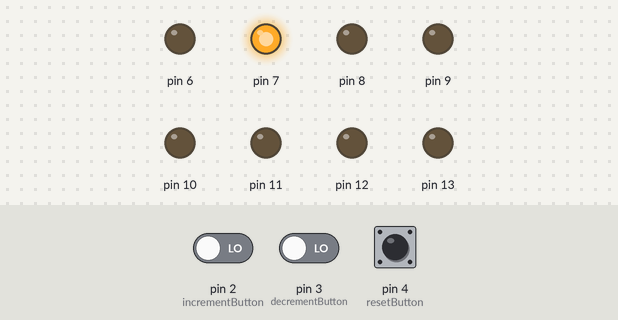
Bench run of a sketch on a simulated Arduino Uno, built with avr-gcc and run on an emulated ATmega328P. Parts: output pins drawn as LEDs (lit = HIGH). Inputs (shaded band) come from the test bench; at power-on: pin 4 (resetButton) LOW, pin 2 (incrementButton) LOW, pin 3 (decrementButton) LOW.

Above: at 6.8 s.
6.9 s: pin 4 (resetButton) pulled HIGH for 3 s
At 10.4 s:
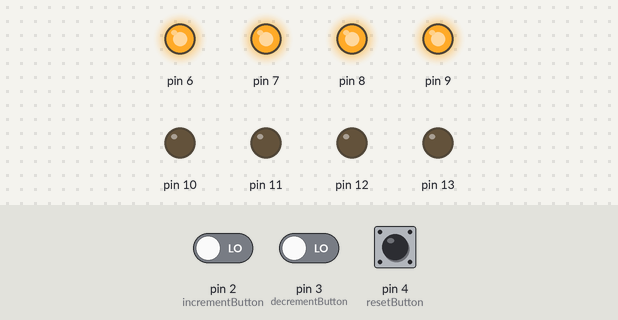
At 42.8 s:
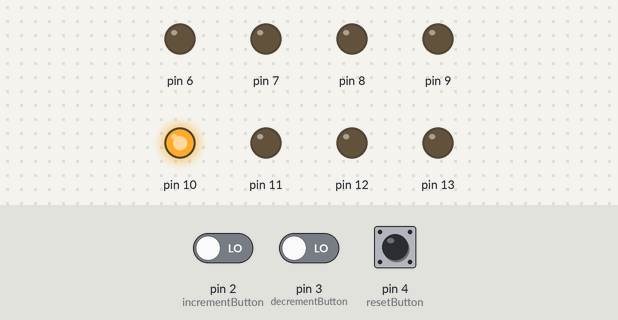
Timing chart, 0 to 49.5 s (numbered marks = the images above; inputs shaded):
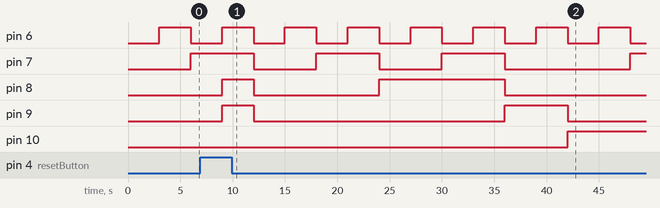

Measured:
- after the input at 6.9 s, pin 10: LOW → HIGH after 35.1 s instead of 23.1 s
- by itself, pin 6: alternates HIGH for 3.0 s and LOW for 3.0 s

The sketch:

Contador0-99.ino
```cpp
// C++ code
// Inicialization vars
int resetButton = 4, incrementButton = 2, decrementButton = 3;
byte firstDisplay = 0, secondDisplay = 0, i, instruction = 0;
//Methods
bool getBit(byte dataDisplay, int position);
void display(byte myDisplay, byte digitDisplay);
void resetDisplay();
void incrementNumber();
void decrementNumber();
// Start
void setup()
{
  pinMode(resetButton, INPUT);
  for (i = 6; i < 14; i++){//6-13 pins on arduino
    pinMode(i, OUTPUT);
  }
  //interrupt for increment and decrement
  attachInterrupt(digitalPinToInterrupt(incrementButton),incrementNumber,RISING);
  attachInterrupt(digitalPinToInterrupt(decrementButton),decrementNumber,RISING);
}
// Repet data
void loop()
{
  if (digitalRead(resetButton) == HIGH) {
    resetDisplay();
  }
  display(1, firstDisplay);//method for first display
  display(2, secondDisplay);//method for second display
  delay(3000);//time increment
  if (instruction == 0){//first instruction count 0-99
    firstDisplay++;//increment in 1 first display
    if (firstDisplay == 10){//increment in 1 second display and restart first display
      firstDisplay = 0;
      secondDisplay++;
      if (secondDisplay == 10){//if second display already 9 can't go to 10, we need reset
        secondDisplay = 0;
      }
    }
  }
}

bool getBit(byte dataDisplay, int position){//execute 8 times, 4 first display, 4 second display, then pos -> 7 6 5 4 3 2 1 0
  int myBit = dataDisplay >> position; // Scroll "position" times
  myBit = myBit & 1;//collect the last bit
  return myBit;
}

void display(byte myDisplay, byte digitDisplay)
{
  if (myDisplay == 1){//If is first display
    for (byte i = 0; i < 4; i++){//increment for all pins
      digitalWrite(i + 6, getBit(digitDisplay, i));//The first display start in 6
    }
  } else{//Is second display
    for (byte i = 0; i < 4; i++){//increment for all pins
      digitalWrite(i + 10, getBit(digitDisplay, i));//The second display start in 10
    }
  }
}
//Buttons
//Reset
void resetDisplay(){
  firstDisplay = -1;//-1=0
  secondDisplay = 0;
}
//Increment
void incrementNumber() {

}
//Decrement
void decrementNumber() {

}
```
